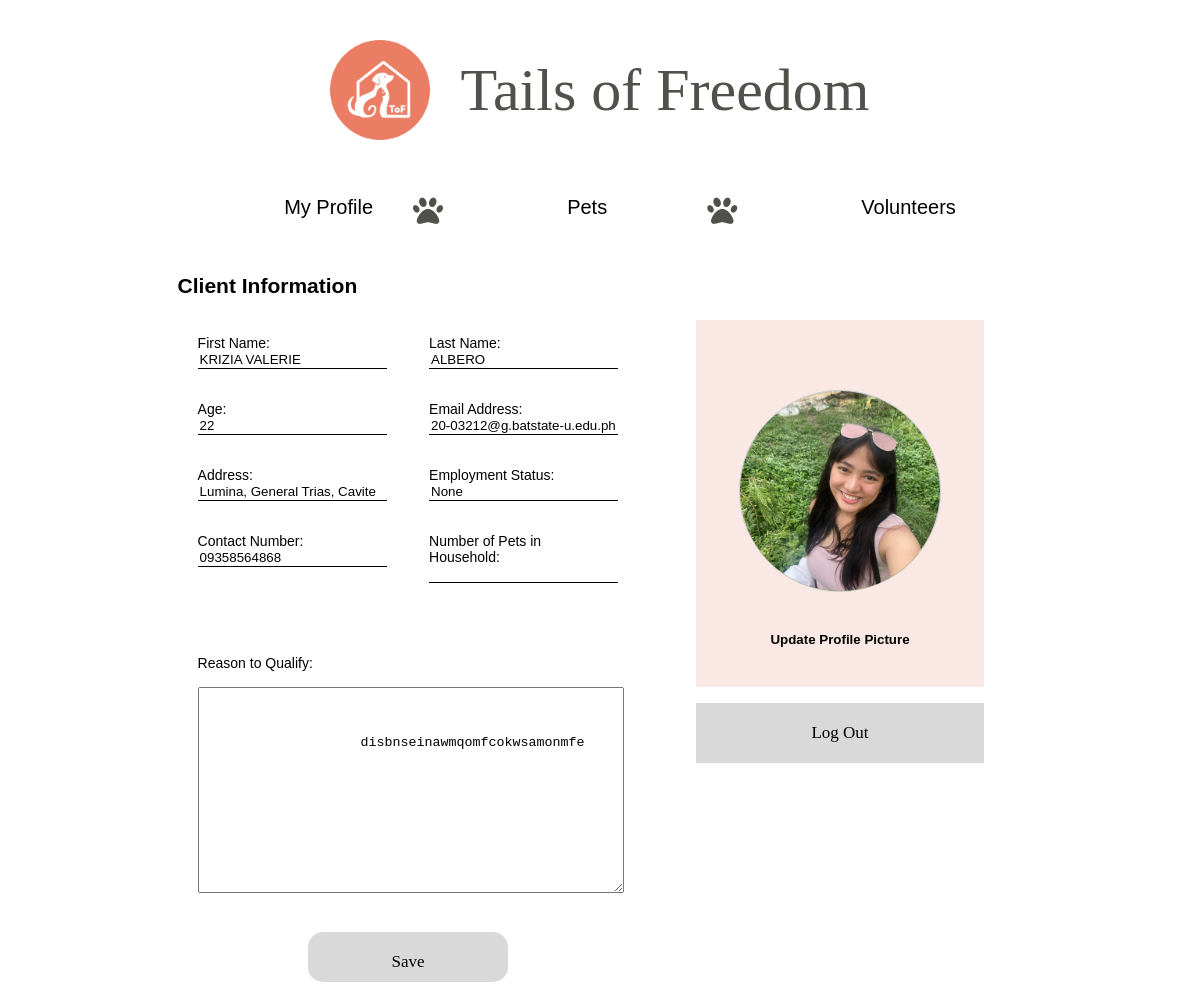
Screenshot of /settings (signed in) with the database file from the repository.
### models/Client.py (models this page shows)
class Client(db.Model):
    id = db.Column(db.Integer, primary_key=True)
    first_name = db.Column(db.String(30), nullable=False)
    last_name = db.Column(db.String(30), nullable=False)
    email = db.Column(db.String(120), unique=True, nullable=False, name="unique_email_constraint")
    username = db.Column(db.String(20), unique=False, nullable=False)
    password = db.Column(db.String(60), nullable=True)
    age = db.Column(db.Integer)
    address = db.Column(db.String(100))
    contact_number = db.Column(db.String(20))
    email_address = db.Column(db.String(100))
    reason_to_qualify = db.Column(db.Text)
    employment_status = db.Column(db.String(20))
    number_of_pets = db.Column(db.Integer)
    animal_id = db.Column(db.Integer, db.ForeignKey('animal.id', name='fk_client_animal_id'))
    animals = db.relationship('ClientAnimal', back_populates='client')
    volunteers = db.relationship('Volunteer', back_populates='client')
    image_path = db.Column(db.String(200))  # Adjust the length as needed

### routes/client_routes.py (the view)
@client_blueprint.route('/settings', methods=['GET', 'POST'])
def settings():
    if 'user_id' in session:
        user_id = session['user_id']
        avatar = session.get('avatar')  # Get the avatar from the session, or None if it's not set
        client = Client.query.get(user_id)  # Assuming you have a Client model
        if client:
            if request.method == 'POST':
                client.first_name = request.form.get('first_name', client.first_name)
                client.last_name = request.form.get('last_name', client.last_name)
                client.email = request.form.get('email', client.email)
                client.age = request.form.get('age', client.age)
                client.address = request.form.get('address', client.address)
                client.contact_number = request.form.get('contact_number', client.contact_number)
                date_applied_str = request.form.get('date_applied')
                if date_applied_str:
                    date_applied = datetime.strptime(date_applied_str, '%Y-%m-%d')
                    client.date_applied = date_applied
                else:
                    client.date_applied = None  # Set to None if the date is empty
                client.reason_to_qualify = request.form.get('reason_to_qualify', client.reason_to_qualify)
                db.session.commit()
                flash('Client information updated successfully', 'success')
                return redirect(url_for('client.settings'))
            elif request.method == 'GET':
                password_null = client.password is None
                return render_template('settings.html', client=client, password_null=password_null, avatar=avatar)
        else:
            flash('Client not found.', 'danger')
            return redirect(url_for('auth.login'))
    else:
        flash('User not authenticated.', 'danger')
        return redirect(url_for('auth.login'))

### app.py (called while the page is built)
@app.before_request
def before_admin_request():
    if request.blueprint == 'admin':
        create_notifications()

### templates/settings.html (shortened to what this page needs)
{% extends "client_layout.html" %} {% block title %}Settings - Tails Of Freedom{% endblock %} {% block content %}
<div style="display: flex;">
    <div style="min-width: 60%;">
        <form action="/settings" method="POST">
            <div class="form-container">
                <h2>Client Information</h2>
                <div class="form-group client-information">
                    <div>
                        <label for="first_name">First Name:</label>
                        <input type="text" id="first_name" name="first_name" value="{{ client.first_name }}" required /><br /><br />
                        <label for="age">Age:</label>
                        <input required type="text" id="age" name="age" value="{{ client.age }}" /><br /><br />
                        <label for="address">Address:</label>
                        <input required type="text" id="address" name="address" value="{{ client.address }}" /><br /><br />
                        <label for="contact_number">Contact Number:</label>
                        <input required type="text" id="contact_number" name="contact_number" value="{{ client.contact_number }}" /><br /><br />
                    </div>
                    <div>
                        <label for="last_name">Last Name:</label>
                        <input required type="text" id="last_name" name="last_name" value="{{ client.last_name }}" /><br /><br />
                        <label for="email">Email Address:</label>
                        <input required type="text" id="email" name="email" value="{{ client.email }}" required readonly/><br /><br />
                        <label for="employment_status">Employment Status:</label>
                        <input required type="text" id="employment_status" name="employment_status" value="{{ client.employment_status }}" /><br /><br />
                        <label for="number_of_pets">Number of Pets in Household:</label>
                        <input required type="number" id="number_of_pets" name="number_of_pets" value="{{ client.number_of_pets|default('') }}" /><br /><br />
                    </div>
                </div>
                <div style="padding:20px">
                    <label for="reason_to_qualify">Reason to Qualify:</label><br><br>
                    <textarea name="reason_to_qualify" id="reason_to_qualify" style="width:100%;height:200px" required>
                        {% if client and client.reason_to_qualify %}
                            {{ client.reason_to_qualify }}
                        {% endif %}
                    </textarea><br><br>
                </div>
                <button type="submit" style="margin:auto; width: 200px; height:50px; border-radius: 15px; font-family: Bahsncrift Condensed; font-size: 17px;background-color: #D9D9D9;border: none;padding-bottom: 10px;">Save</button> <br>
            </div>
        </form>
    </div>
    <div style="min-width:30%; ">
        <br><br>
        <br><br>
        <div style="min-height:300px;background-color: #fae8e4;margin-bottom: auto;display: flex;justify-content: center;align-items: center;flex-direction: column; ">
            <div class="image-input">
                <form method="POST" action="{{ url_for('client.update_client', id=client.id) }}" enctype="multipart/form-data" style="all: revert">
                    <div class="image-input" style="width:100%;">
                        <label for="image_path" class="image-label{% if client.image_path %} active{% endif %}">
                            <img src="{% if 'uploaded_images/' in client.image_path or '/' == client.image_path[:1] %}/static/{{ client.image_path }}{% else %}{{ client.image_path }}{% endif %}" alt=" ">
                </label>
                    </div>
                    <div class="form-group btn-container" style="background-color: transparent;">
                        <button type="submit" style="margin: auto;background-color: transparent;cursor: pointer;border: none;white-space: nowrap;width: 200px;"> <b>Update Profile Picture </b></button>
                    </div>
                </form>
            </div>
        </div>
        <br>
        <a href="{{ url_for( 'auth.logout') }} "><button style="margin:auto;width:100%;font-family: Bahscrift Condensed; font-size: 17px; background-color: #D9D9D9;border: none;">Log Out</button></a>
    </div>
</div>
</div>
{% endblock %}

### static/styles.css (style rules this page uses)
body { margin: 0; padding: 0; font-family: 'Poppins', sans-serif; font-size: 14px; min-height: 106vh; position: relative; }
input { background-color: #ffd4d4; margin: 25px; border: none; border-radius: 10px; padding: 10px; padding-top: 25px; padding-bottom: 25px; width: 87%; margin: 10px; }
button { background-color: transparent; display: block; width: 90%; border: solid 1px black; padding: 20px; margin: 10px; }
.active { color: #fe7d7c; }
label { margin-right: 10px; }
a { text-decoration: none; }

### templates/settings.html (style rules this page uses)
form { width: 80%; margin: auto; }
.form-container { display: flex; flex-direction: column; }
.form-group { background-color: white; display: flex; justify-content: space-between; padding: 20px; }
.form-group div { display: flex; flex-direction: column; width: 45%; }
input { all: revert; }
input { border: none; border-bottom: 1px solid black; }
.image-input { position: relative; }
.image-label { display: block; width: 200px; height: 200px; margin: auto; text-align: center; cursor: pointer; background: url("/static/image-frame.webp") no-repeat center center; border-radius: 100%; background-size: cover; border: 1px solid #ccc; margin-top: 70px; }
.image-label img { display: block; width: 50%; height: 100%; opacity: 0; }
.image-label.active img { opacity: 1; width: 200px; height: 200px; border-radius: 100%; text-align: center; cursor: pointer; }

### rows the page displays
Client: first_name "KRIZIA VALERIE", age "22", address "Lumina, General Trias, Cavite", contact_number "09358564868", last_name "ALBERO", email "20-03212@g.batstate-u.edu.ph", employment_status "None", reason_to_qualify "disbnseinawmqomfcokwsamonmfe", image_path (picture)
